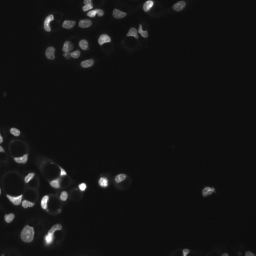
#> input picture image1.png, 256 x 256 px
$ jupyter execute Cell_nuclei_seperation_watershed.ipynb
#> lines starting #> are read from the running program, lines starting #| are printed output that depends on the picture; after the words box and inside, x2 and y2 are one past the last pixel; in counts of white or black regions, pixels touching at a corner belong together
[cell 1]
import os

[cell 2]
import cv2
import matplotlib.pyplot as plt

img1 = cv2.imread('image1.png')
#> img1 is the input picture: shape (256, 256, 3); min 10, max 255, mean 19.5
img2 = cv2.imread('image2.png')
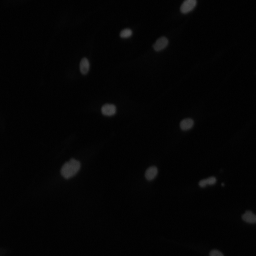
#> input picture image2.png, 256 x 256 px
#> img2 is the input picture: shape (256, 256, 3); min 0, max 77, mean 3.9

plt.imshow(cv2.cvtColor(img1, cv2.COLOR_BGR2RGB))
plt.title("Image 1")
plt.show()

plt.imshow(cv2.cvtColor(img2, cv2.COLOR_BGR2RGB))
plt.title("Image 2")
plt.show()

[cell 3]
import os
os.makedirs("images", exist_ok=True)

[cell 4]
import cv2
import numpy as np
import matplotlib.pyplot as plt

def watershed_comparison(image_path, name):

#> called with image_path = 'image1.png', name = 'image1'
    img = cv2.imread(image_path)
    original = img.copy()
    gray = cv2.cvtColor(img, cv2.COLOR_BGR2GRAY)

    # Thresholding
    ret, thresh = cv2.threshold(gray, 0, 255,
                                cv2.THRESH_BINARY_INV + cv2.THRESH_OTSU)
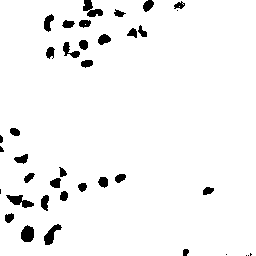
#> thresh: shape (256, 256); 95.9% white; 38 black regions (7 under 20 px), largest, box (x1, y1, x2, y2) and area: (6, 195, 34, 208) 183, (83, 0, 103, 17) 181, (21, 225, 34, 242) 176
#> ret = 67

    # Remove noise
    kernel = np.ones((3,3), np.uint8)
    opening = cv2.morphologyEx(thresh, cv2.MORPH_OPEN,
                               kernel, iterations=2)
#> opening: shape (256, 256); 95.7% white; 30 black regions (3 under 20 px), largest, box (x1, y1, x2, y2) and area: (62, 0, 103, 28) 369, (6, 195, 34, 208) 192, (21, 225, 34, 242) 176

    # Sure background
    sure_bg = cv2.dilate(opening, kernel, iterations=3)
#> sure_bg: shape (256, 256); 99.8% white; black in thin lines or dots, all inside (x1, y1, x2, y2) = (15, 0, 151, 241)

    # Distance transform
    dist_transform = cv2.distanceTransform(opening,
                                           cv2.DIST_L2, 5)

    ret, sure_fg = cv2.threshold(dist_transform,
                                 0.5*dist_transform.max(),
                                 255, 0)
#> sure_fg: shape (256, 256) float32; 15.5% white; 2 white regions, box (x1, y1, x2, y2) and area: (90, 0, 256, 154) 9831, (109, 235, 132, 256) 338
#> ret = 54.03

    sure_fg = np.uint8(sure_fg)
    unknown = cv2.subtract(sure_bg, sure_fg)
#> unknown: shape (256, 256); 84.3% white; 17 black regions (14 under 20 px), largest, box (x1, y1, x2, y2) and area: (90, 0, 256, 154) 9831, (109, 235, 132, 256) 338, (24, 230, 31, 239) 38

    # Marker labeling
    ret, markers = cv2.connectedComponents(sure_fg)
#> markers: shape (256, 256) int32; 3 distinct labels, from 0 to 2
#> ret = 3
    markers = markers + 1
#> markers: shape (256, 256) int32; 3 distinct labels, from 1 to 3
    markers[unknown == 255] = 0
#> markers: shape (256, 256) int32; 4 distinct labels, from 0 to 3

    # Marker Controlled Watershed
    img_marker = original.copy()
    markers = cv2.watershed(img_marker, markers)
#> markers: shape (256, 256) int32; 4 distinct labels, from -1 to 3
    img_marker[markers == -1] = [255, 0, 0]
#> img_marker: shape (256, 256, 3); 2.75% of pixels changed, all inside (x1, y1, x2, y2) = (0, 0, 256, 256)

    # Simple Watershed
    img_simple = original.copy()
    ret, simple_markers = cv2.connectedComponents(thresh)
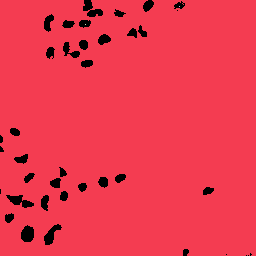
#> simple_markers: shape (256, 256) int32; 4 distinct labels, from 0 to 3; one colour per label, 0 black
#> ret = 4
    simple_markers = cv2.watershed(img_simple, simple_markers)
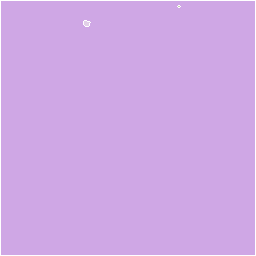
#> simple_markers: shape (256, 256) int32; 4 distinct labels, from -1 to 3; one colour per label, 0 black, -1 white
    img_simple[simple_markers == -1] = [255, 0, 0]

    # Save outputs
    cv2.imwrite(f"{name}_marker.png", img_marker)
    cv2.imwrite(f"{name}_simple.png", img_simple)

    # Show results
    plt.figure(figsize=(15,5))

    plt.subplot(1,3,1)
    plt.imshow(cv2.cvtColor(original, cv2.COLOR_BGR2RGB))
    plt.title("Original")

    plt.subplot(1,3,2)
    plt.imshow(cv2.cvtColor(img_simple, cv2.COLOR_BGR2RGB))
    plt.title("Without Markers")

    plt.subplot(1,3,3)
    plt.imshow(cv2.cvtColor(img_marker, cv2.COLOR_BGR2RGB))
    plt.title("Marker Controlled")

    plt.show()

[cell 5]
watershed_comparison('image1.png', 'image1')
watershed_comparison('image2.png', 'image2')
#> call 2 of watershed_comparison, with image_path = 'image2.png', name = 'image2'
#> in watershed_comparison (call 2), `ret, thresh = cv2.threshold(gray, 0, 255, cv2.THRESH_BINARY_INV + cv2...`: thresh: shape (256, 256); 97.5% white; 12 black regions (1 under 20 px), largest, box (x1, y1, x2, y2) and area: (60, 158, 81, 179) 287, (180, 0, 197, 14) 184, (101, 103, 117, 117) 164
#> in watershed_comparison (call 2), `ret, thresh = cv2.threshold(gray, 0, 255, cv2.THRESH_BINARY_INV + cv2...`: ret = 23
#> in watershed_comparison (call 2), `opening = cv2.morphologyEx(thresh, cv2.MORPH_OPEN, kernel, iterations=2)`: opening: shape (256, 256); 97.5% white; 12 black regions (1 under 20 px), largest, box (x1, y1, x2, y2) and area: (60, 158, 81, 179) 287, (180, 0, 197, 14) 185, (101, 103, 117, 117) 164
#> in watershed_comparison (call 2), `sure_bg = cv2.dilate(opening, kernel, iterations=3)`: sure_bg: shape (256, 256); 99.6% white; 11 black regions (7 under 20 px), largest, box (x1, y1, x2, y2) and area: (64, 163, 77, 175) 84, (184, 0, 194, 10) 59, (105, 107, 113, 113) 35, (247, 215, 256, 220) 25
#> in watershed_comparison (call 2), `ret, sure_fg = cv2.threshold(dist_transform, 0.5*dist_transform.max(),..`:
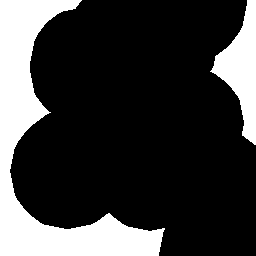
#> sure_fg: shape (256, 256) float32; 23.1% white; 2 white regions, box (x1, y1, x2, y2) and area: (0, 0, 165, 256) 12089, (210, 0, 256, 145) 3036
#> in watershed_comparison (call 2), `ret, sure_fg = cv2.threshold(dist_transform, 0.5*dist_transform.max(),..`: ret = 50.28
#> in watershed_comparison (call 2), `ret, markers = cv2.connectedComponents(sure_fg)`:
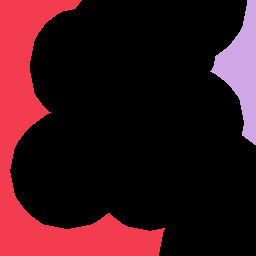
#> markers: shape (256, 256) int32; 3 distinct labels, from 0 to 2; one colour per label, 0 black
#> in watershed_comparison (call 2), `ret, markers = cv2.connectedComponents(sure_fg)`: ret = 3
#> in watershed_comparison (call 2), `markers = markers + 1`:
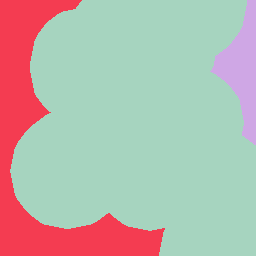
#> markers: shape (256, 256) int32; 3 distinct labels, from 1 to 3; one colour per label, 0 black
#> in watershed_comparison (call 2), `markers[unknown == 255] = 0`: markers: shape (256, 256) int32; 4 distinct labels, from 0 to 3
#> in watershed_comparison (call 2), `markers = cv2.watershed(img_marker, markers)`:
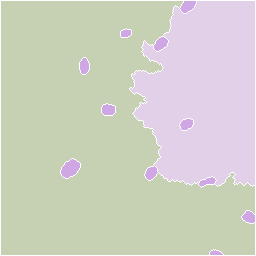
#> markers: shape (256, 256) int32; 4 distinct labels, from -1 to 3; one colour per label, 0 black, -1 white
#> in watershed_comparison (call 2), `img_marker[markers == -1] = [255, 0, 0]`:
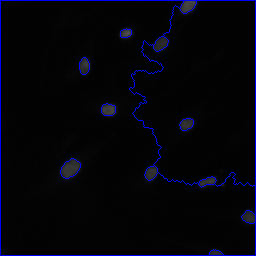
#> img_marker: shape (256, 256, 3); 2.67% of pixels changed, all inside (x1, y1, x2, y2) = (0, 0, 256, 256)
#> in watershed_comparison (call 2), `ret, simple_markers = cv2.connectedComponents(thresh)`: ret = 2
#> in watershed_comparison (call 2), `simple_markers = cv2.watershed(img_simple, simple_markers)`: simple_markers: shape (256, 256) int32; values -1 (black) and 1 (white), 98.4% white; black in thin lines or dots

[cell 6]
import cv2
import numpy as np
import matplotlib.pyplot as plt

# --------- CHANGE IMAGE NAME HERE ----------
simple_path = 'image1_simple.png'
marker_path = 'image1_marker.png'
# ------------------------------------------

# Read images
simple = cv2.imread(simple_path)
marker = cv2.imread(marker_path)

# Convert to grayscale
simple_gray = cv2.cvtColor(simple, cv2.COLOR_BGR2GRAY)
marker_gray = cv2.cvtColor(marker, cv2.COLOR_BGR2GRAY)

# Threshold to isolate nuclei (remove dark background)
_, simple_bin = cv2.threshold(simple_gray, 30, 255, cv2.THRESH_BINARY)
#> simple_bin: shape (256, 256); 6.7% white; 50 white regions (19 under 20 px), largest, box (x1, y1, x2, y2) and area: (40, 165, 88, 215) 689, (6, 194, 36, 209) 268, (43, 223, 63, 248) 254
_, marker_bin = cv2.threshold(marker_gray, 30, 255, cv2.THRESH_BINARY)
#> marker_bin: shape (256, 256); 5.9% white; 55 white regions (24 under 20 px), largest, box (x1, y1, x2, y2) and area: (41, 165, 88, 215) 599, (62, 40, 81, 59) 241, (6, 194, 36, 209) 233

# Remove thin boundary lines using morphology
kernel = np.ones((3,3), np.uint8)
simple_clean = cv2.morphologyEx(simple_bin, cv2.MORPH_OPEN, kernel)
#> simple_clean: shape (256, 256); 6.3% white; 33 white regions (3 under 20 px), largest, box (x1, y1, x2, y2) and area: (48, 167, 70, 203) 359, (6, 194, 36, 209) 268, (82, 1, 104, 18) 251
marker_clean = cv2.morphologyEx(marker_bin, cv2.MORPH_OPEN, kernel)
#> marker_clean: shape (256, 256); 4.8% white; 37 white regions (4 under 20 px), largest, box (x1, y1, x2, y2) and area: (62, 40, 81, 59) 239, (43, 223, 62, 247) 203, (10, 197, 36, 209) 184

# Count connected components
simple_count, _ = cv2.connectedComponents(simple_clean)
#> simple_count = 34
marker_count, _ = cv2.connectedComponents(marker_clean)
#> marker_count = 38

simple_nuclei = simple_count - 1
#> simple_nuclei = 33
marker_nuclei = marker_count - 1
#> marker_nuclei = 37

print("Number of nuclei (Without Markers):", simple_nuclei)
#| Number of nuclei (Without Markers): 33
print("Number of nuclei (Marker Controlled):", marker_nuclei)
#| Number of nuclei (Marker Controlled): 37

# Show cleaned masks
plt.figure(figsize=(10,4))

plt.subplot(1,2,1)
plt.imshow(simple_clean, cmap='gray')
plt.title("Without Markers - Mask")

plt.subplot(1,2,2)
plt.imshow(marker_clean, cmap='gray')
plt.title("Marker Controlled - Mask")

plt.show()

[cell 7]
import cv2
import numpy as np
import matplotlib.pyplot as plt

# --------- CHANGE IMAGE NAME HERE ----------
simple_path = 'image2_simple.png'
marker_path = 'image2_marker.png'
# ------------------------------------------

# Read images
simple = cv2.imread(simple_path)
marker = cv2.imread(marker_path)

# Convert to grayscale
simple_gray = cv2.cvtColor(simple, cv2.COLOR_BGR2GRAY)
marker_gray = cv2.cvtColor(marker, cv2.COLOR_BGR2GRAY)

# Threshold to isolate nuclei (remove dark background)
_, simple_bin = cv2.threshold(simple_gray, 30, 255, cv2.THRESH_BINARY)
#> simple_bin: shape (256, 256); 2.1% white; 12 white regions (1 under 20 px), largest, box (x1, y1, x2, y2) and area: (61, 159, 80, 179) 257, (180, 1, 197, 14) 155, (101, 104, 116, 116) 149
_, marker_bin = cv2.threshold(marker_gray, 30, 255, cv2.THRESH_BINARY)
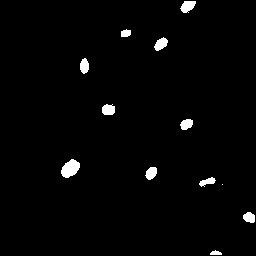
#> marker_bin: shape (256, 256); 1.9% white; 12 white regions (1 under 20 px), largest, box (x1, y1, x2, y2) and area: (61, 159, 80, 178) 243, (180, 1, 196, 13) 133, (154, 37, 168, 51) 122

# Remove thin boundary lines using morphology
kernel = np.ones((3,3), np.uint8)
simple_clean = cv2.morphologyEx(simple_bin, cv2.MORPH_OPEN, kernel)
#> simple_clean: shape (256, 256); 2.1% white; 11 white regions, largest, box (x1, y1, x2, y2) and area: (61, 159, 80, 178) 255, (180, 1, 197, 13) 153, (101, 104, 116, 116) 149
marker_clean = cv2.morphologyEx(marker_bin, cv2.MORPH_OPEN, kernel)

# Count connected components
simple_count, _ = cv2.connectedComponents(simple_clean)
#> simple_count = 12
marker_count, _ = cv2.connectedComponents(marker_clean)
#> marker_count = 12

simple_nuclei = simple_count - 1
#> simple_nuclei = 11
marker_nuclei = marker_count - 1
#> marker_nuclei = 11

print("Number of nuclei (Without Markers):", simple_nuclei)
#| Number of nuclei (Without Markers): 11
print("Number of nuclei (Marker Controlled):", marker_nuclei)
#| Number of nuclei (Marker Controlled): 11

# Show cleaned masks
plt.figure(figsize=(10,4))

plt.subplot(1,2,1)
plt.imshow(simple_clean, cmap='gray')
plt.title("Without Markers - Mask")

plt.subplot(1,2,2)
plt.imshow(marker_clean, cmap='gray')
plt.title("Marker Controlled - Mask")

plt.show()
